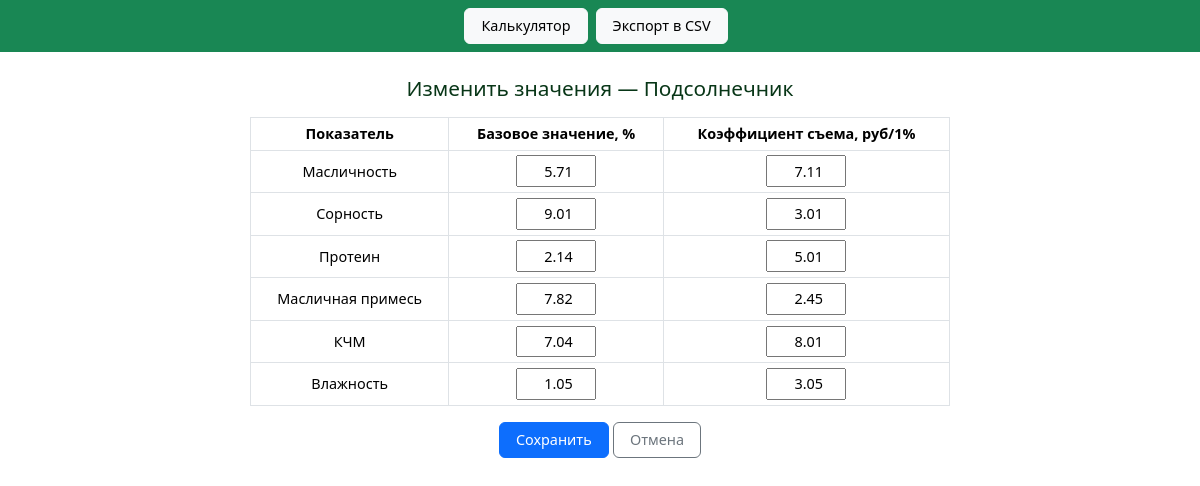
/change_sunflower/, run on an earlier commit of the app's database.
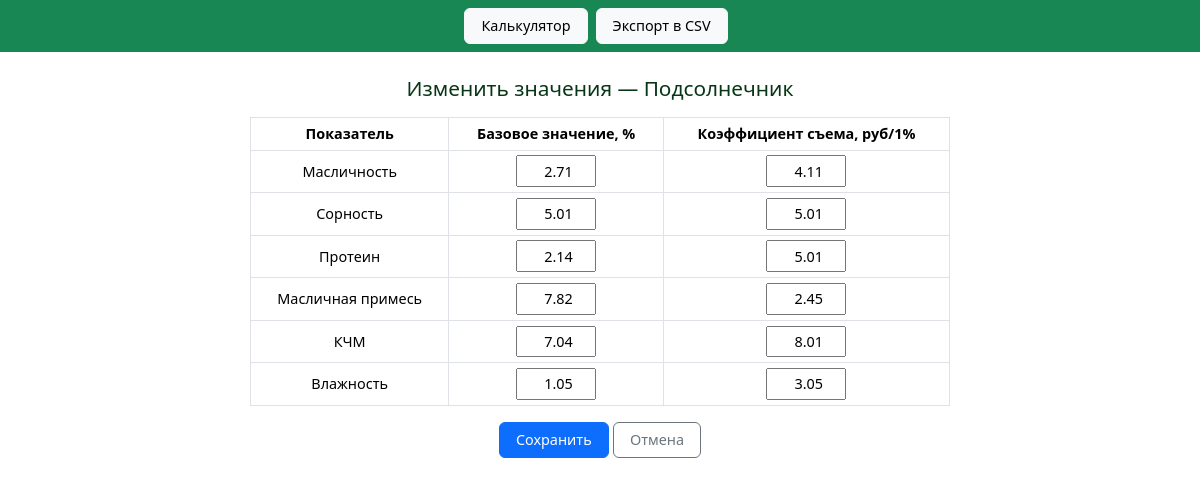
And on a later commit of the database.
### purch_calculator/removal_rates/models.py (models this page shows, shortened)
class RemovalForSunflower(models.Model):
    moisture_base = models.DecimalField(
        _("Влажность (базовое значение, %)"),
        max_digits=10, decimal_places=2, default=0,
        validators=[MinValueValidator(0, message=_("Значение не может быть отрицательным."))]
    )
    moisture_removal = models.DecimalField(
        _("Влажность (коэффициент съема)"),
        max_digits=10, decimal_places=2, default=0,
        validators=[MinValueValidator(0, message=_("Значение не может быть отрицательным."))]
    )
    weed_impurity_base = models.DecimalField(
        _("Сорность (базовое значение, %)"),
        max_digits=10, decimal_places=2, default=0,
        validators=[MinValueValidator(0, message=_("Значение не может быть отрицательным."))]
    )
    weed_impurity_removal = models.DecimalField(
        _("Сорность (коэффициент съема)"),
        max_digits=10, decimal_places=2, default=0,
        validators=[MinValueValidator(0, message=_("Значение не может быть отрицательным."))]
    )
    oil_impurity_base = models.DecimalField(
        _("Масличная примесь (базовое значение, %)"),
        max_digits=10, decimal_places=2, default=0,
        validators=[MinValueValidator(0, message=_("Значение не может быть отрицательным."))]
    )
    oil_impurity_removal = models.DecimalField(
        _("Масличная примесь (коэффициент съема)"),
        max_digits=10, decimal_places=2, default=0,
        validators=[MinValueValidator(0, message=_("Значение не может быть отрицательным."))]
    )
    oil_content_base = models.DecimalField(
        _("Масличность (базовое значение, %)"),
        max_digits=10, decimal_places=2, default=0,
        validators=[MinValueValidator(0, message=_("Значение не может быть отрицательным."))]
    )
    oil_content_removal = models.DecimalField(
        _("Масличность (коэффициент съема)"),
        max_digits=10, decimal_places=2, default=0,
        validators=[MinValueValidator(0, message=_("Значение не может быть отрицательным."))]
    )
    KCHM_base = models.DecimalField(
        _("КЧМ (базовое значение, %)"),
        max_digits=10, decimal_places=2, default=0,
        validators=[MinValueValidator(0, message=_("Значение не может быть отрицательным."))]
    )
    KCHM_removal = models.DecimalField(
        _("КЧМ (коэффициент съема)"),
        max_digits=10, decimal_places=2, default=0,
        validators=[MinValueValidator(0, message=_("Значение не может быть отрицательным."))]
    )
    protein_base = models.DecimalField(
        _("Протеин (базовое значение, %)"),
        max_digits=10, decimal_places=2, default=0,
        validators=[MinValueValidator(0, message=_("Значение не может быть отрицательным."))]
    )
    protein_removal = models.DecimalField(
        _("Протеин (коэффициент съема)"),
        max_digits=10, decimal_places=2, default=0,
        validators=[MinValueValidator(0, message=_("Значение не может быть отрицательным."))]
    )

### purch_calculator/removal_rates/views.py (the view)
# urls.py: path('change_sunflower/',UpdateSunflower.as_view(),name='update_sunflower'),
class UpdateSunflower(UpdateView):
    model = RemovalForSunflower
    form_class = SunflowerForm
    success_url = reverse_lazy('index')
    template_name = 'change_data/update_sunflower.html'
    def get_object(self, queryset=None):
        obj, _ = RemovalForSunflower.objects.get_or_create(pk=1)
        return obj

### purch_calculator/removal_rates/forms.py
class SunflowerForm(forms.ModelForm):
    class Meta:
        model = RemovalForSunflower
        fields = [
        "moisture_base", "moisture_removal",
        "weed_impurity_base", "weed_impurity_removal",
        "oil_impurity_base", "oil_impurity_removal",
        "oil_content_base", "oil_content_removal",
        "KCHM_base", "KCHM_removal",
        "protein_base", "protein_removal"
    ]
        widgets = {
            field: forms.NumberInput(attrs={'step': '1'})
            for field in fields
        }

### templates/change_data/update_sunflower.html (shortened to what this page needs)
{% extends "base.html" %}
{% load django_bootstrap5 %}
{% block content %}
<div class="container mt-4">
  <h2>Изменить значения — Подсолнечник</h2>
  <form method="post" novalidate>
    <div class="table-container">
      <table class="table table-bordered table-sm compact-table">
        <thead>
          <tr>
            <th>Показатель</th>
            <th>Базовое значение, %</th>
            <th>Коэффициент съема, руб/1%</th>
          </tr>
        </thead>
        <tbody>
          <tr><td>Масличность</td><td>{{ form.oil_content_base }}</td><td>{{ form.oil_content_removal }}</td></tr>
          <tr><td>Сорность</td><td>{{ form.weed_impurity_base }}</td><td>{{ form.weed_impurity_removal }}</td></tr>
          <tr><td>Протеин</td><td>{{ form.protein_base }}</td><td>{{ form.protein_removal }}</td></tr>
          <tr><td>Масличная примесь</td><td>{{ form.oil_impurity_base }}</td><td>{{ form.oil_impurity_removal }}</td></tr>
          <tr><td>КЧМ</td><td>{{ form.KCHM_base }}</td><td>{{ form.KCHM_removal }}</td></tr>
          <tr><td>Влажность</td><td>{{ form.moisture_base }}</td><td>{{ form.moisture_removal }}</td></tr>
        </tbody>
      </table>
    </div>
    <div class="text-center mt-3">
      <button type="submit" class="btn btn-primary btn-sm">Сохранить</button>
      <a href="{% url 'index' %}" class="btn btn-outline-secondary btn-sm">Отмена</a>
    </div>
  </form>
</div>
{% endblock %}

What changed in the data, as far as the page shows it:
changed RemovalForSunflower: oil_content_base "5.71" → "2.71"; oil_content_removal "7.11" → "4.11"; weed_impurity_base "9.01" → "5.01"; weed_impurity_removal "3.01" → "5.01"
